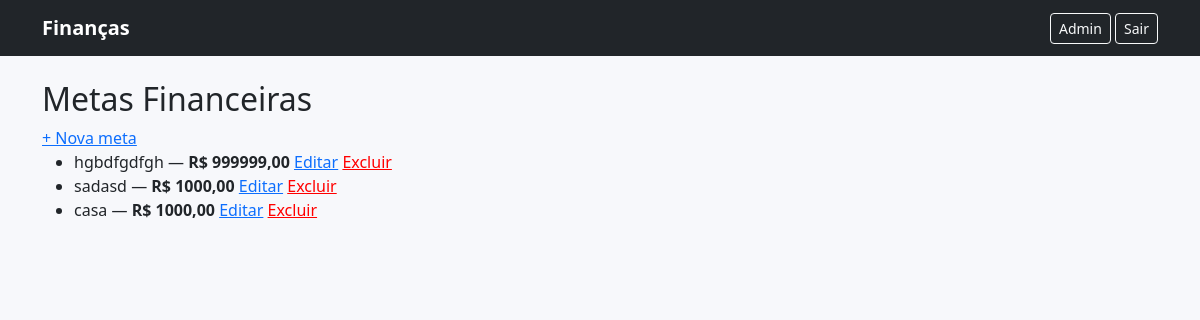
The page /metas/ on the database its author committed.
### financas/models.py (models this page shows, shortened)
class MetaFinanceira(models.Model):
    titulo = models.CharField(max_length=120)
    valor_objetivo = models.DecimalField(max_digits=12, decimal_places=2)
    criado_em = models.DateTimeField(auto_now_add=True)

### financas/views.py (the view)
# urls.py: path("metas/", views.metas_list, name="metas_list"),
def metas_list(request):
    metas = MetaFinanceira.objects.all().order_by("-criado_em")
    return render(request, "financas/metas_list.html", {"metas": metas})

### templates/financas/metas_list.html
{% extends "financas/base.html" %}
{% block content %}
<h2>Metas Financeiras</h2>
<a href="{% url 'financas:metas_create' %}">+ Nova meta</a>
<ul>
  {% for m in metas %}
  <li>
    {{ m.titulo }} — <strong>R$ {{ m.valor_objetivo }}</strong>
    <a href="{% url 'financas:metas_update' m.pk %}">Editar</a>
    <a href="{% url 'financas:metas_delete' m.pk %}" style="color:red;">Excluir</a>
  </li>
  {% empty %}
  <li>Nenhuma meta cadastrada.</li>
  {% endfor %}
</ul>
{% endblock %}

### templates/financas/base.html (style rules this page uses)
body { background: #f7f8fb; }

### rows shown on the page
MetaFinanceira: titulo "hgbdfgdfgh", valor_objetivo "999999,00"
MetaFinanceira: titulo "sadasd", valor_objetivo "1000,00"
MetaFinanceira: titulo "casa", valor_objetivo "1000,00"
